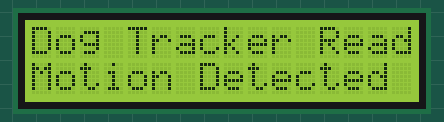
A sketch run on a simulated Arduino Uno, built with avr-gcc and run on an emulated ATmega328P. On the bench: 16×2 character LCD. Random numbers use the default seed unless the sketch sets one; what the sketch prints to the serial monitor is not drawn.

Above: at 0.1 s.
At 61.1 s:
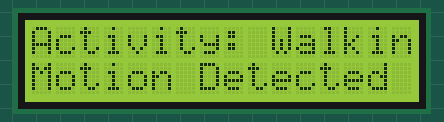
At 122.2 s:
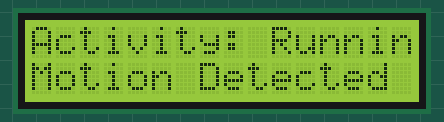

The sketch:

DogActivityTracker.ino
```cpp
#include <LiquidCrystal.h>

class IMUdata {
public:
  float x, y, z;
};

class SimulatedQMI8658 {
private:
  bool motionDetected;
  void (*wakeupCallback)();

public:
  SimulatedQMI8658() : motionDetected(false), wakeupCallback(nullptr) {}

  bool begin() {
    return true;
  }

  bool readFromFifo(IMUdata* acc, int accCount, IMUdata* gyr, int gyrCount) {
    for (int i = 0; i < accCount; i++) {
      acc[i].x = random(-1000, 1000) / 1000.0;
      acc[i].y = random(-1000, 1000) / 1000.0;
      acc[i].z = random(-1000, 1000) / 1000.0;
    }
    for (int i = 0; i < gyrCount; i++) {
      gyr[i].x = random(-5000, 5000) / 100.0;
      gyr[i].y = random(-5000, 5000) / 100.0;
      gyr[i].z = random(-5000, 5000) / 100.0;
    }
    return true;
  }

  void setWakeupMotionEventCallBack(void (*callback)()) {
    wakeupCallback = callback;
  }

  void simulateMotion() {
    if (random(100) < 20 && !motionDetected) {
      motionDetected = true;
      if (wakeupCallback) wakeupCallback();
    } else {
      motionDetected = false;
    }
  }
};

String classifyActivity(IMUdata* acc, int count) {
  float total = 0;
  for (int i = 0; i < count; i++) {
    total += abs(acc[i].x) + abs(acc[i].y) + abs(acc[i].z);
  }
  float avg = total / (count * 3);

  if (avg < 0.1) return "Resting";
  else if (avg < 0.5) return "Walking";
  else if (avg < 1.0) return "Running";
  else return "Playing";
}

LiquidCrystal lcd(12, 11, 5, 4, 3, 2);
String logData[10];
int logIndex = 0;

SimulatedQMI8658 sensor;
unsigned long lastLogTime = 0;

void motionCallback() {
  Serial.println("Motion detected!");
  lcd.setCursor(0, 1);
  lcd.print("Motion Detected ");
}

void setup() {
  Serial.begin(9600);
  sensor.begin();
  sensor.setWakeupMotionEventCallBack(motionCallback);

  lcd.begin(16, 2);
  lcd.print("Dog Tracker Ready");
  Serial.println("Dog Activity Tracker started.");
}

void loop() {
  static IMUdata acc[10], gyr[10];

  sensor.simulateMotion();

  sensor.readFromFifo(acc, 10, gyr, 10);

  if (millis() - lastLogTime > 10000) {
    String activity = classifyActivity(acc, 10);
    Serial.print("Activity: ");
    Serial.println(activity);

    lcd.setCursor(0, 0);
    lcd.print("Activity:        ");
    lcd.setCursor(10, 0);
    lcd.print(activity);

    if (logIndex < 10) {
      logData[logIndex++] = activity;
    } else {
      for (int i = 0; i < 9; i++) logData[i] = logData[i + 1];
      logData[9] = activity;
    }

    lastLogTime = millis();
  }

  delay(500);
}
```

Measured:
- what the display in image 1 shows lasts 10.2 s, from 61.1 s to 71.3 s
